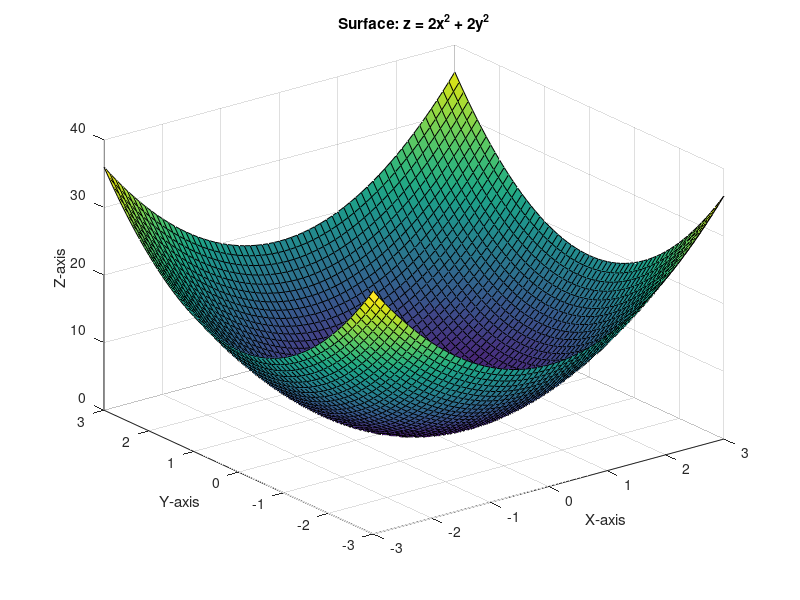
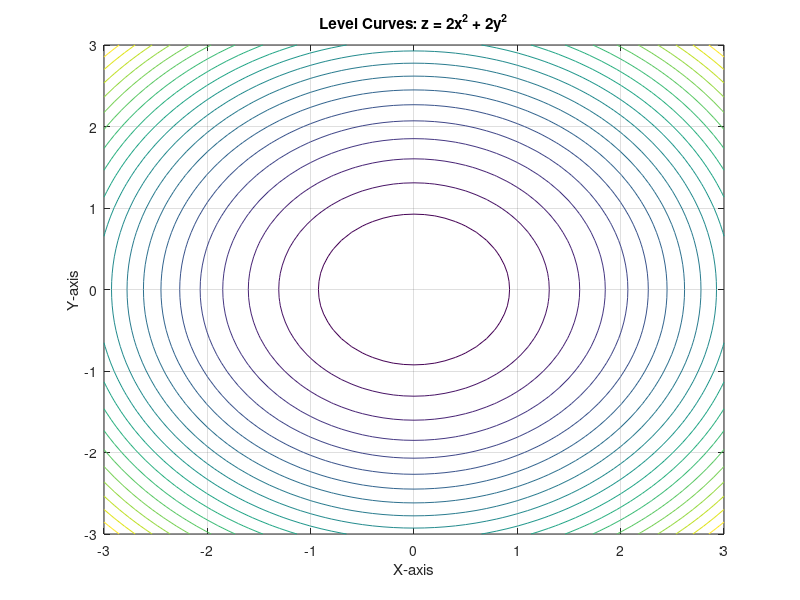
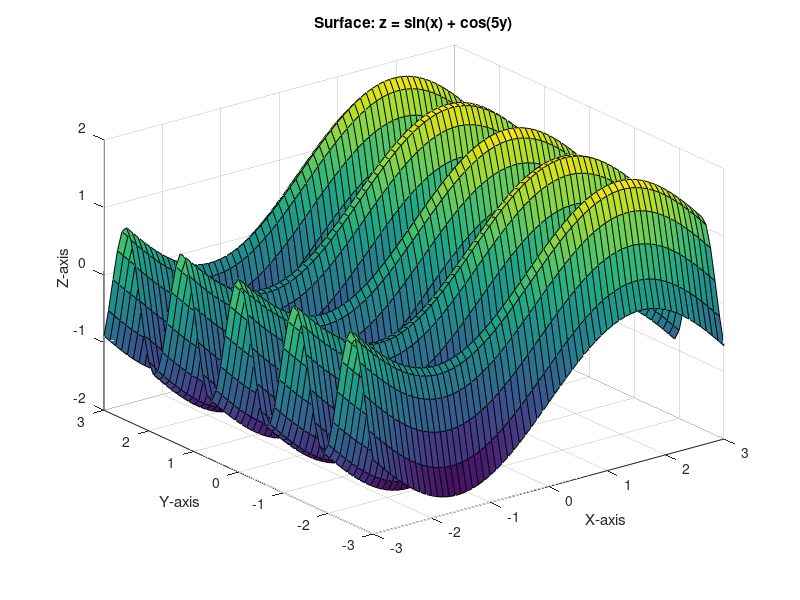
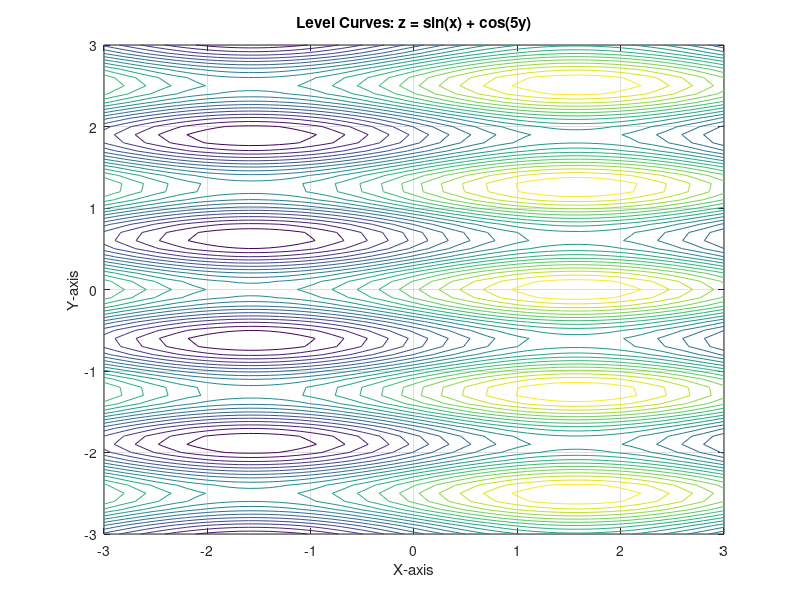

Here is the MATLAB script that generated these plots, in order:
clc
clear
x = -3:0.1:3;
y = -3:0.1:3;
[X, Y] = meshgrid(x, y);

% (1) z = 2x^2 + 2y^2
Z1 = 2*X.^2 + 2*Y.^2;
figure(1);
surf(X, Y, Z1);
title('Surface: z = 2x^2 + 2y^2');
xlabel('X-axis');
ylabel('Y-axis');
zlabel('Z-axis');
grid on;
figure(2);
contour(X, Y, Z1, 20);
title('Level Curves: z = 2x^2 + 2y^2');
xlabel('X-axis');
ylabel('Y-axis');
grid on;

% (2) z = sin(x) + cos(5y)
Z2 = sin(X) + cos(5*Y);
figure(3);
surf(X, Y, Z2);
title('Surface: z = sin(x) + cos(5y)');
xlabel('X-axis');
ylabel('Y-axis');
zlabel('Z-axis');
grid on;
figure(4)
contour(X, Y, Z2, 20);
title('Level Curves: z = sin(x) + cos(5y)');
xlabel('X-axis');
ylabel('Y-axis');
grid on;

% (3) z = 1/(x^2 + y^2)
Z3 = 1 ./ (X.^2 + Y.^2 + eps);
figure(5);
surf(X, Y, Z3);
title('Surface: z = 1/(x^2 + y^2)');
xlabel('X-axis');
ylabel('Y-axis');
zlabel('Z-axis');
grid on;
figure(6);
contour(X, Y, Z3, 20);
title('Level Curves: z = 1/(x^2 + y^2)');
xlabel('X-axis');
ylabel('Y-axis');
grid on;

% (4) z = sqrt(6 - x^2 - y^2)
Z4 = sqrt(6 - X.^2 - Y.^2);
Z4(imag(Z4) ~= 0) = NaN;
Z4(Z4 < 0) = NaN; 
figure(7);
surf(X, Y, Z4);
title('Surface: z = sqrt(6 - x^2 - y^2)');
xlabel('X-axis');
ylabel('Y-axis');
zlabel('Z-axis');
grid on;
figure(8);
contour(X, Y, Z4, 20);
title('Level Curves: z = sqrt(6 - x^2 - y^2)');
xlabel('X-axis');
ylabel('Y-axis');
grid on;
